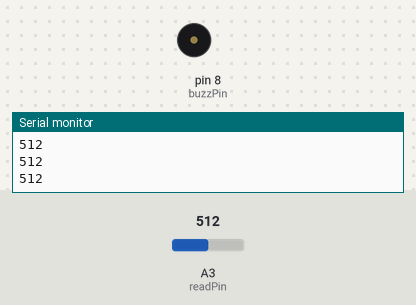
Simulated run of this sketch. Board: Arduino Uno, built with avr-gcc and run on an emulated ATmega328P. On the bench: buzzer (waves = sounding, pin HIGH), the last lines printed to the serial monitor. The inputs (shaded band) are chosen by the test bench; at power-on: A3 (readPin) = 512.

Above: at 1.3 s.
1.4 s: A3 (readPin) set to 992
3.2 s: A3 (readPin) set to 1010
At 4.4 s:
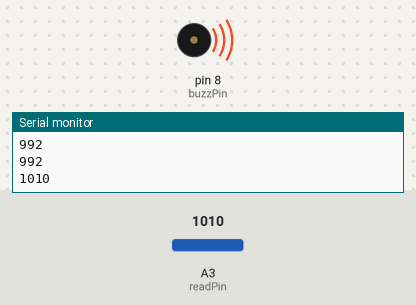
6.2 s: A3 (readPin) set to 990
At 6.8 s:
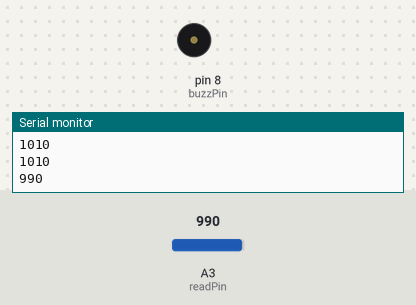
7.7 s: A3 (readPin) set to 1023
At 9.8 s:
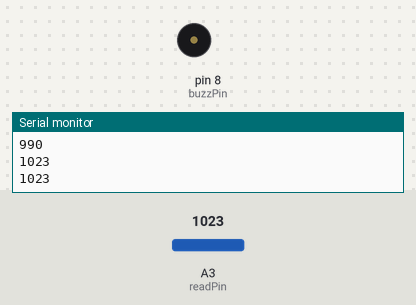
Timing chart, 0 to 11.7 s (numbered marks = the images above; inputs shaded):
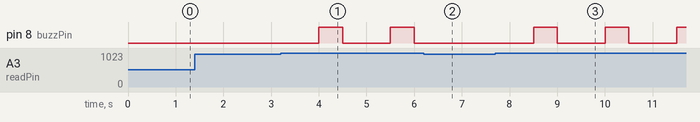

The sketch:

BuzzerandPotentiometer.ino
```cpp
int buzzPin=8;
int wait=500;
int readPin = A3;
int readVal;
float V2;
void setup() {
  // put your setup code here, to run once:
  Serial.begin(9600);
  pinMode(buzzPin,OUTPUT);
  pinMode(readPin,INPUT);

}

void loop() {
  // put your main code here, to run repeatedly:
  readVal=analogRead(readPin);
  V2 = (5./1023.)*readVal;
  Serial.println(readVal);
  delay(wait);

if(readVal>=1000){
  digitalWrite(buzzPin,HIGH);
  delay(wait);
  digitalWrite(buzzPin,LOW);
delay(wait);
}
if(readVal<1000){
  digitalWrite(buzzPin,LOW);
  }
}
```

Measured:
- the behaviour switches between 999 and 1000 on A3 (readPin) (found by bisection; images 0 and 1)
- after the input at 3.2 s, pin 8 (buzzPin): alternates HIGH for 0.50 s and LOW for 1.0 s, starting after 0.80 s
- after the input at 6.2 s, pin 8 (buzzPin): stays LOW (without the input it goes to HIGH after 0.80 s)
- after the input at 7.7 s, pin 8 (buzzPin): alternates HIGH for 0.50 s and LOW for 1.0 s, starting after 0.80 s
